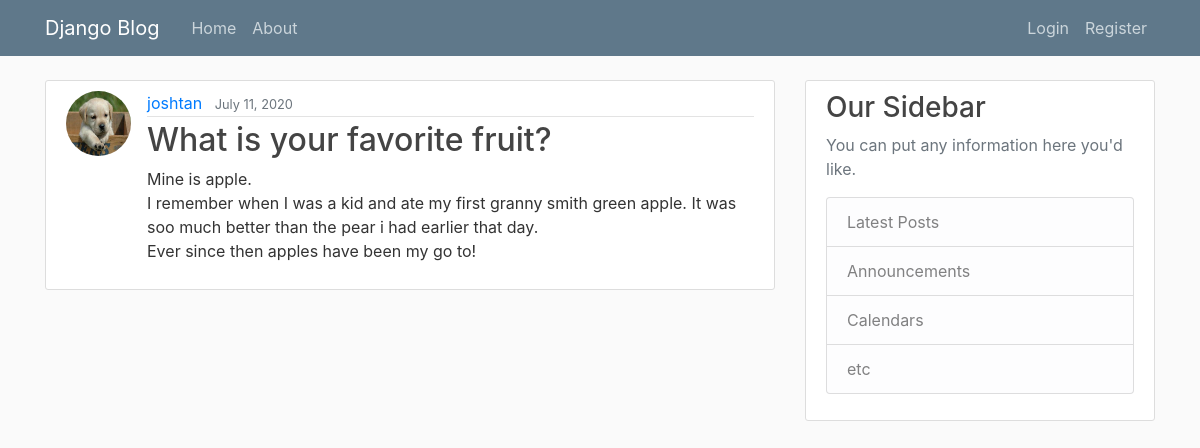
Screenshot of /post/11/ with the database file from the repository.
### blog/models.py (models this page shows, shortened)
class Post(models.Model):
    title = models.CharField(max_length=100)
    content = models.TextField()
    date_posted = models.DateTimeField(default=timezone.now)
    author = models.ForeignKey(User, on_delete=models.CASCADE)

### users/models.py (models this page shows, shortened)
class Profile(models.Model):
    user = models.OneToOneField(User, on_delete=models.CASCADE)
    image = models.ImageField(default='default.jpg', upload_to='profile_pics')

### blog/views.py (the view)
# urls.py: path('post/<int:pk>/', PostDetailView.as_view(), name='post-detail'),
class PostDetailView(DetailView):
    model = Post

### blog/templates/blog/post_detail.html (shortened to what this page needs)
{% extends "blog/base.html" %}
{% block content %}
<article class="media content-section">
    <img class="rounded-circle article-img" src="{{ object.author.profile.image.url }}">
    <div class="media-body">
        <div class="article-metadata">
            <a class="mr-2" href="{% url 'user-posts' object.author.username %}">{{ object.author }}</a>
            <small class="text-muted">{{ object.date_posted|date:"F d, Y" }}</small>
        </div>
        <h2 class="article-title">{{ object.title }}</h2>
        <p class="article-content">{{ object.content }}</p>
    </div>
</article>
{% endblock content %}

### blog/static/blog/main.css (style rules this page uses)
body { background: #fafafa; color: #333333; margin-top: 5rem; }
h1, h2, h3, h4, h5, h6 { color: #444444; }
.content-section { background: #ffffff; padding: 10px 20px; border: 1px solid #dddddd; border-radius: 3px; margin-bottom: 20px; }
.article-title { color: #444444; }
.article-content { white-space: pre-line; }
.article-img { height: 65px; width: 65px; margin-right: 16px; }
.article-metadata { padding-bottom: 1px; margin-bottom: 4px; border-bottom: 1px solid #e3e3e3 }

### rows the page displays
Post: author.profile.image (picture), author "joshtan", date_posted "July 11, 2020", title "What is your favorite fruit?", content "Mine is apple. I remember when I was a kid and ate my first granny smith green apple. It was soo much better than the pear i had earlier that day. Ever since then apples have been my go to!"
